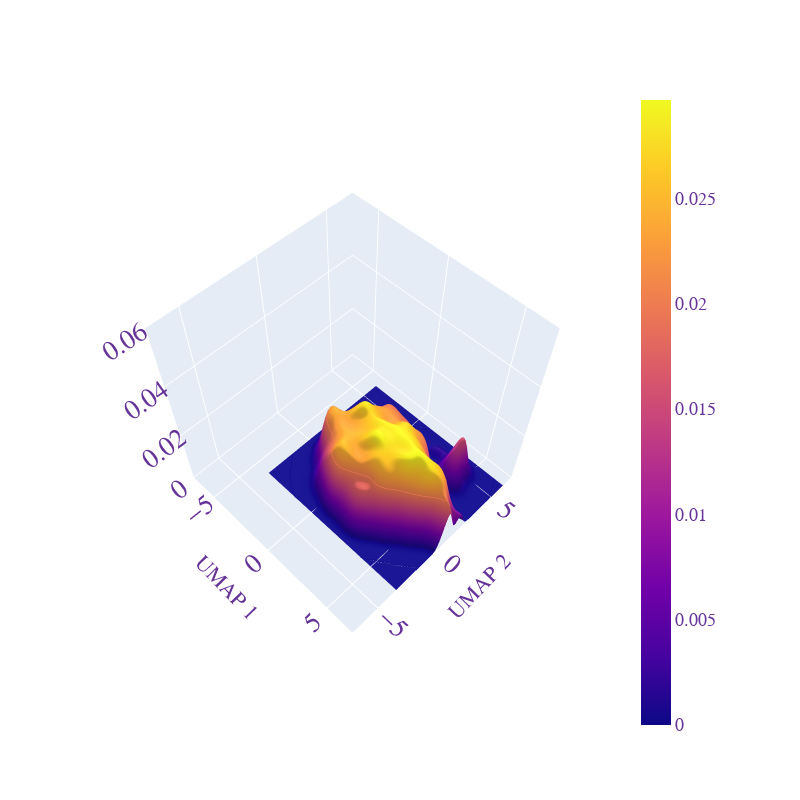

The notebook cell saved with this chart:
### Code cell
extracted_df = pd.read_csv(
    "/home/mvries/Documents/Datasets/OPM/VickyCellshape/epoch=248-step=352086_128_aligned.csv"
)
np.random.seed(42)
scalar = StandardScaler()
scaled_features = scalar.fit_transform(np.asarray(extracted_df.iloc[:, 1:129]))
reducer = umap.UMAP(random_state=42)
embedding = reducer.fit_transform(scaled_features)
b = np.zeros((len(embedding), 2))
b[:, 0] = embedding[:, 0]
b[:, 1] = embedding[:, 1]

extracted_df["UMAP1"] = embedding[:, 0]
extracted_df["UMAP2"] = embedding[:, 1]

# Extract x and y
x = extracted_df["UMAP1"].values
y = extracted_df["UMAP2"].values

# Define the borders
deltaX = (max(x) - min(x)) / 10
deltaY = (max(y) - min(y)) / 10
xmin = min(x) - deltaX
xmax = max(x) + deltaX
ymin = min(y) - deltaY
ymax = max(y) + deltaY


# Create meshgrid
xx, yy = np.mgrid[xmin:xmax:100j, ymin:ymax:100j]

positions = np.vstack([xx.ravel(), yy.ravel()])
values = np.vstack([x, y])
kernel = st.gaussian_kde(values)
f = np.reshape(kernel(positions).T, xx.shape)


fig = go.Figure(data=[go.Surface(z=f, x=xx, y=yy)])
fig.update_coloraxes(colorbar_orientation="h")
fig.update_layout(
    autosize=False,
    scene_camera_eye=dict(x=1.25, y=-1.25, z=2.5),
    width=800,
    height=800,
    margin=dict(l=85, r=180, b=65, t=90),
)
fig.update_traces(
    contours_z=dict(
        show=True, usecolormap=True, highlightcolor="limegreen", project_z=True
    )
)
fig.update_layout(
    scene=dict(xaxis_title="UMAP 1", yaxis_title="UMAP 2", zaxis_title=""),
    font=dict(family="Courier New, monospace", size=18, color="RebeccaPurple"),
)
fig.update_layout(coloraxis_colorbar_x=-1.15)
fig.update_layout(
    scene=dict(
        xaxis=dict(
            nticks=4,
            range=[-7, 7],
        ),
        yaxis=dict(
            nticks=4,
            range=[-7, 7],
        ),
        zaxis=dict(
            nticks=4,
            range=[0, 0.06],
        ),
    )
)

fig.show()

### Figure 1 — Plotly figure (JSON) as saved in the notebook; plotly's stock layout.template omitted (floating-point values rounded to 4 significant figures; data arrays with more than 128 entries replaced by an {"elided": "..."} marker saying what was removed)
{"data": [{"contours": {"z": {"highlightcolor": "limegreen", "project": {"z": true}, "show": true, "usecolormap": true}}, "type": "surface", "x": {"elided": "100x100 float values"}, "y": {"elided": "100x100 float values"}, "z": {"elided": "100x100 float values"}}], "layout": {"autosize": false, "coloraxis": {"colorbar": {"orientation": "h", "x": -1.15}}, "font": {"color": "RebeccaPurple", "family": "Courier New, monospace", "size": 18}, "height": 800, "margin": {"b": 65, "l": 85, "r": 180, "t": 90}, "scene": {"camera": {"eye": {"x": 1.25, "y": -1.25, "z": 2.5}}, "xaxis": {"nticks": 4, "range": [-7, 7], "title": {"text": "UMAP 1"}}, "yaxis": {"nticks": 4, "range": [-7, 7], "title": {"text": "UMAP 2"}}, "zaxis": {"nticks": 4, "range": [0, 0.06], "title": {"text": ""}}}, "width": 800}}
